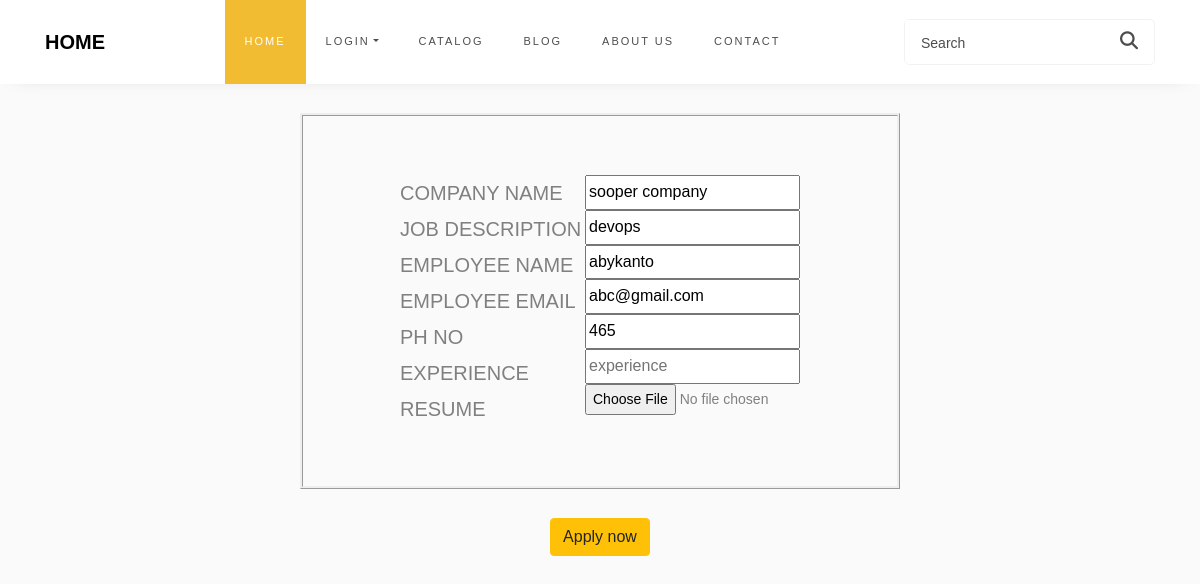
The app's page /applynow/1/1 with its own data.
### jobapp/models.py (models this page shows)
class postjob(models.Model):
    catchoice=[
        ('remote','remote'),
        ('hybrid','hybrid')
        ]
    jobtype=[
        ('parttime','parttime'),
        ('fulltime','fulltime')
        ]
    exp=[
        ('0 - 1' , '0 - 1'),
        ('1 - 2' , '1 - 2'),
        ('2 - 3' , '2 - 3'),
        ('3 - 4' , '3 - 4'),
        ('4 - 5' , '4 - 5'),
        ('5 - 6' , '5 - 6'),
        ('6 - 7' , '6 - 7'),
        ('7 - 8' , '7 - 8'),
    ]
    cname=models.CharField(max_length=30)
    email=models.EmailField()
    jtitle=models.CharField(max_length=50)
    wtype=models.CharField(max_length=30,choices=catchoice)
    expreq=models.CharField(max_length=30,choices=exp)
    jtype=models.CharField(max_length=30,choices=jobtype)

class modelempreg1(models.Model):
    username=models.CharField(max_length=50)
    email=models.EmailField()
    dob=models.DateField()
    quali=models.CharField(max_length=50)
    phno=models.IntegerField()
    password=models.CharField(max_length=50)

### jobapp/views.py (the view, shortened to what this page needs)
# urls.py: path('applynow/<int:id>/<int:pk>',applynow),
def applynow(request,id,pk):
    a1 = postjob.objects.get(id=id)
    b1 = modelempreg1.objects.get(id=pk)
    return render(request, '7apply.html', {"a1": a1, "b1": b1})

### jobapp/templates/7apply.html (shortened to what this page needs)
<!DOCTYPE html>
<html lang="en">
{% load static %}
<head>
    <link href="https://cdn.jsdelivr.net/npm/bootstrap@5.2.1/dist/css/bootstrap.min.css" rel="stylesheet"
>
    <link rel="stylesheet" href="https://stackpath.bootstrapcdn.com/font-awesome/4.7.0/css/font-awesome.min.css">
    <link rel="stylesheet" href="css/style.css">
</head>
<body>
{% include '8navbar.html' %}<br>
    <form method="post" enctype="multipart/form-data">{% csrf_token %}
        <div style="display:flex;justify-content:center;align-items:center;"><br>
            <div style="border-style:ridge;width:600px;display:flex;justify-content:center;align-items:center;">
                <div style="margin:10%;width:400px;">
                    <div style="font-size:20px;float:left;">
                        COMPANY NAME <br>
                        JOB DESCRIPTION <br>
                        EMPLOYEE NAME <br>
                        EMPLOYEE EMAIL <br>
                        PH NO <br>
                        EXPERIENCE <br>
                        RESUME <br>
                    </div>
                    <div style="float:right">
                        <input type="text" name="compnm" value="{{a1.cname}}"><br>
                        <input type="text" name="jobtitle" value="{{a1.jtitle}}"><br>
                        <input type="text" name="empname" value="{{b1.username}}"><br>
                        <input type="text" name="empemail" value="{{b1.email}}"><br>
                        <input type="text" name="empph" value="{{b1.phno}}"><br>
                        <input type="text" name="exp" placeholder="experience"><br>
                        <input style="width:185px;font-size:14px" type="file" name="pdf"><br>
                    </div>
                </div>
            </div>
        </div>
            <center>
            <br>
            <div style="width:50%">
                <button class="btn btn-warning" type="submit">Apply now</button>
            </div>
    </form>
</body>
</html>

### records on screen
postjob: compnm "sooper company", jobtitle "devops"
modelempreg1: empname "abykanto", empemail "abc@gmail.com", empph "465"
